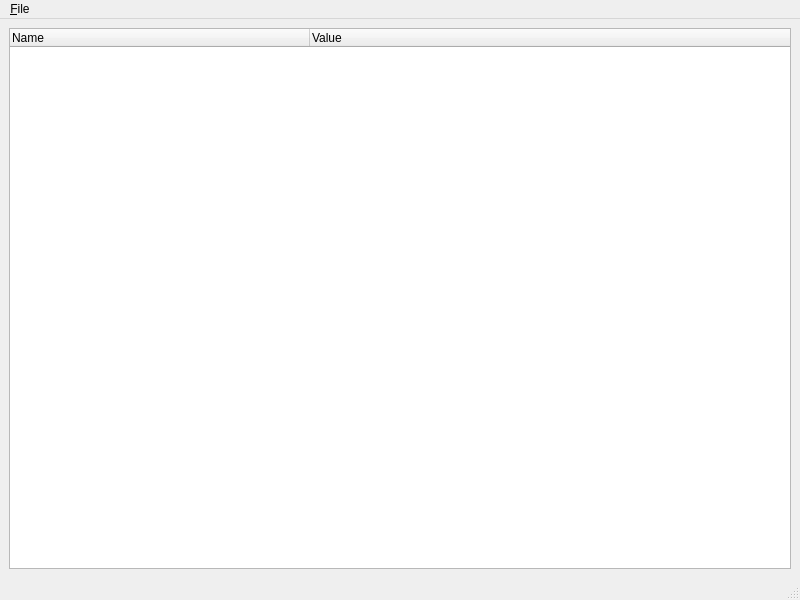
<?xml version="1.0" encoding="UTF-8"?>
<ui version="4.0">
 <class>MainWindow</class>
 <widget class="QMainWindow" name="MainWindow">
  <property name="geometry">
   <rect>
    <x>0</x>
    <y>0</y>
    <width>800</width>
    <height>600</height>
   </rect>
  </property>
  <property name="windowTitle">
   <string>yamlviewer</string>
  </property>
  <widget class="QWidget" name="centralwidget">
   <layout class="QHBoxLayout" name="horizontalLayout">
    <item>
     <widget class="QTreeWidget" name="yaml">
      <property name="columnCount">
       <number>2</number>
      </property>
      <attribute name="headerDefaultSectionSize">
       <number>300</number>
      </attribute>
      <column>
       <property name="text">
        <string>Name</string>
       </property>
      </column>
      <column>
       <property name="text">
        <string>Value</string>
       </property>
      </column>
     </widget>
    </item>
   </layout>
  </widget>
  <widget class="QMenuBar" name="menubar">
   <property name="geometry">
    <rect>
     <x>0</x>
     <y>0</y>
     <width>800</width>
     <height>24</height>
    </rect>
   </property>
   <widget class="QMenu" name="menu_File">
    <property name="title">
     <string>&amp;File</string>
    </property>
    <addaction name="action_Open"/>
    <addaction name="action_Save"/>
    <addaction name="action_Reload"/>
    <addaction name="actionE_xit"/>
   </widget>
   <addaction name="menu_File"/>
  </widget>
  <widget class="QStatusBar" name="statusbar"/>
  <action name="action_Open">
   <property name="text">
    <string>&amp;Open</string>
   </property>
  </action>
  <action name="action_Save">
   <property name="text">
    <string>&amp;Save</string>
   </property>
  </action>
  <action name="actionE_xit">
   <property name="text">
    <string>E&amp;xit</string>
   </property>
  </action>
  <action name="action_Reload">
   <property name="text">
    <string>&amp;Reload (F5)</string>
   </property>
  </action>
 </widget>
 <resources/>
 <connections>
  <connection>
   <sender>actionE_xit</sender>
   <signal>triggered()</signal>
   <receiver>MainWindow</receiver>
   <slot>close()</slot>
   <hints>
    <hint type="sourcelabel">
     <x>-1</x>
     <y>-1</y>
    </hint>
    <hint type="destinationlabel">
     <x>399</x>
     <y>299</y>
    </hint>
   </hints>
  </connection>
 </connections>
</ui>
